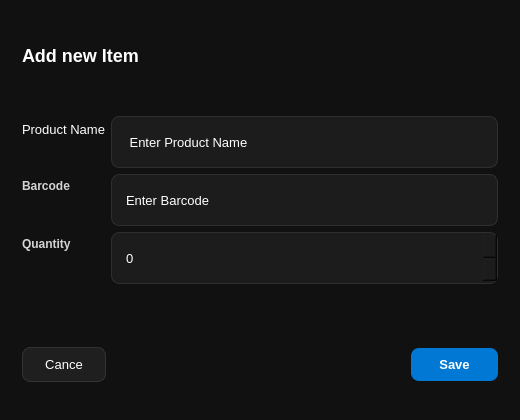
<?xml version="1.0" encoding="UTF-8"?>
<ui version="4.0">
 <class>AddProductDialogClass</class>
 <widget class="QDialog" name="AddProductDialogClass">
  <property name="geometry">
   <rect>
    <x>0</x>
    <y>0</y>
    <width>520</width>
    <height>420</height>
   </rect>
  </property>
  <property name="minimumSize">
   <size>
    <width>520</width>
    <height>420</height>
   </size>
  </property>
  <property name="maximumSize">
   <size>
    <width>520</width>
    <height>420</height>
   </size>
  </property>
  <property name="windowTitle">
   <string>AddProductDialog</string>
  </property>
  <property name="styleSheet">
   <string notr="true">QDialog {
    background-color: #111111;
}

QWidget {
    background-color: #111111;
    color: #ffffff;
    font-family: Segoe UI;
    font-size: 13px;
}

QLabel#titleLabel {
    font-size: 18px;
    font-weight: 700;
    color: #ffffff;
}

QLabel#productNameLabel,
QLabel#barcodeLabel,
QLabel#quantityLabel {
    color: #d4d4d4;
    font-size: 12px;
    font-weight: 600;
}

QLineEdit,
QSpinBox {
    background-color: #1c1c1c;
    color: #ffffff;
    border: 1px solid #2f2f2f;
    border-radius: 8px;
    padding: 9px 12px;
    min-height: 32px;
}

QLineEdit:focus,
QSpinBox:focus {
    border: 1px solid #0078d4;
}

QLineEdit::placeholder {
    color: #7a7a7a;
}

QLabel#statusLabel {
    color: #ef4444;
    font-size: 12px;
}

QPushButton#closeButton {
    background-color: transparent;
    color: #ffffff;
    border: none;
    font-size: 16px;
    padding: 4px;
}

QPushButton#closeButton:hover {
    color: #ef4444;
}

QPushButton#cancelButton {
    background-color: #1f1f1f;
    color: #ffffff;
    border: 1px solid #333333;
    border-radius: 8px;
    padding: 9px 22px;
}

QPushButton#cancelButton:hover {
    background-color: #2a2a2a;
}

QPushButton#saveButton {
    background-color: #0078d4;
    color: #ffffff;
    border: none;
    border-radius: 8px;
    padding: 9px 28px;
    font-weight: 600;
}

QPushButton#saveButton:hover {
    background-color: #0a84e8;
}</string>
  </property>
  <layout class="QVBoxLayout" name="verticalLayout">
   <item>
    <widget class="QWidget" name="headerContainer" native="true">
     <layout class="QHBoxLayout" name="horizontalLayout">
      <item>
       <widget class="QLabel" name="titleLabel">
        <property name="text">
         <string>Add new Item</string>
        </property>
       </widget>
      </item>
      <item>
       <spacer name="horizontalSpacer">
        <property name="orientation">
         <enum>Qt::Orientation::Horizontal</enum>
        </property>
        <property name="sizeHint" stdset="0">
         <size>
          <width>40</width>
          <height>20</height>
         </size>
        </property>
       </spacer>
      </item>
      <item>
       <widget class="QPushButton" name="closeButton">
        <property name="text">
         <string/>
        </property>
        <property name="icon">
         <iconset theme="QIcon::ThemeIcon::ApplicationExit"/>
        </property>
       </widget>
      </item>
     </layout>
    </widget>
   </item>
   <item>
    <widget class="QWidget" name="widget_2" native="true">
     <layout class="QFormLayout" name="formLayout">
      <item row="0" column="0">
       <widget class="QLabel" name="produNameLabel">
        <property name="text">
         <string>Product Name</string>
        </property>
       </widget>
      </item>
      <item row="1" column="0">
       <widget class="QLabel" name="barcodeLabel">
        <property name="text">
         <string>Barcode</string>
        </property>
       </widget>
      </item>
      <item row="2" column="0">
       <widget class="QLabel" name="quantityLabel">
        <property name="text">
         <string>Quantity</string>
        </property>
       </widget>
      </item>
      <item row="0" column="1">
       <widget class="QLineEdit" name="productNameInput">
        <property name="text">
         <string> Enter Product Name</string>
        </property>
       </widget>
      </item>
      <item row="1" column="1">
       <widget class="QLineEdit" name="barcodeInput">
        <property name="text">
         <string>Enter Barcode</string>
        </property>
       </widget>
      </item>
      <item row="2" column="1">
       <widget class="QSpinBox" name="quantityInput">
        <property name="maximum">
         <number>999999</number>
        </property>
       </widget>
      </item>
      <item row="3" column="0">
       <widget class="QLabel" name="statusLabel">
        <property name="text">
         <string/>
        </property>
       </widget>
      </item>
     </layout>
    </widget>
   </item>
   <item>
    <widget class="QWidget" name="widget_3" native="true">
     <layout class="QHBoxLayout" name="horizontalLayout_2">
      <item>
       <widget class="QPushButton" name="cancelButton">
        <property name="text">
         <string>Cance</string>
        </property>
       </widget>
      </item>
      <item>
       <spacer name="horizontalSpacer_2">
        <property name="orientation">
         <enum>Qt::Orientation::Horizontal</enum>
        </property>
        <property name="sizeHint" stdset="0">
         <size>
          <width>40</width>
          <height>20</height>
         </size>
        </property>
       </spacer>
      </item>
      <item>
       <widget class="QPushButton" name="saveButton">
        <property name="text">
         <string>Save</string>
        </property>
       </widget>
      </item>
     </layout>
    </widget>
   </item>
  </layout>
 </widget>
 <layoutdefault spacing="6" margin="11"/>
 <resources/>
 <connections/>
</ui>
